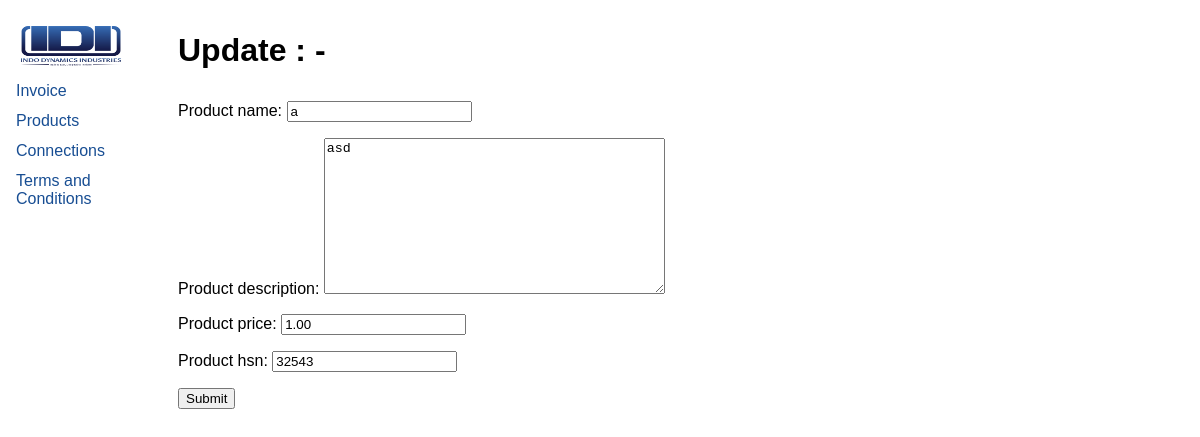
The app's page /products/1/update/ with its own data.
### products/models.py (models this page shows, shortened)
class Product(models.Model):
    id = models.AutoField(primary_key=True)
    product_name = models.CharField(max_length=15)
    product_description = models.TextField()
    product_price = models.DecimalField(decimal_places=2,max_digits=15)
    is_deleted = models.BooleanField(default=False)
    product_hsn = models.IntegerField(default=32543)

### products/views.py (the view, shortened to what this page needs)
# urls.py: path('<int:id>/update/', ProductUpdateView.as_view(), name='products-update'),
class ProductUpdateView(ProductObjectMixin, View):    # Updating the product and saving it as a new product
    template_name = "products/product_update.html"
    def get(self, request, id=None, *args, **kwargs):
        context = {}
        obj = self.get_object()
        if obj is not None:
            form = ProductModelForm(instance=obj)
            context['object'] = obj
            context['form']   = form
        return render(request, self.template_name, context)

### products/forms.py (shortened to what this page needs)
class ProductModelForm(forms.ModelForm):
    class Meta:
        model = Product
        fields = [
            'product_name',
            'product_description',
            'product_price',
            'product_hsn'
        ]

### products/views.py (called while the page is built)
    def get_object(self):
        id = self.kwargs.get('id')
        obj = None
        if id is not None:
            obj = get_object_or_404(self.model, id=id)
        return obj

### products/templates/products/product_update.html
{% extends "base.html" %}
{% block content%}
    <h1><p>Update :{{instance.id}} - {{instance.product_name}}</p></h1>
    <form method="POST">{%csrf_token%}
        {{form.as_p}}
        <input type="submit" name="Save" />
    </form>
{% endblock content %}

### templates/base.html (style rules this page uses)
body { font-family: Arial, Helvetica, sans-serif; }

### records on screen
Product: product_name "a", product_description "asd", product_price "1.00", product_hsn "32543"
